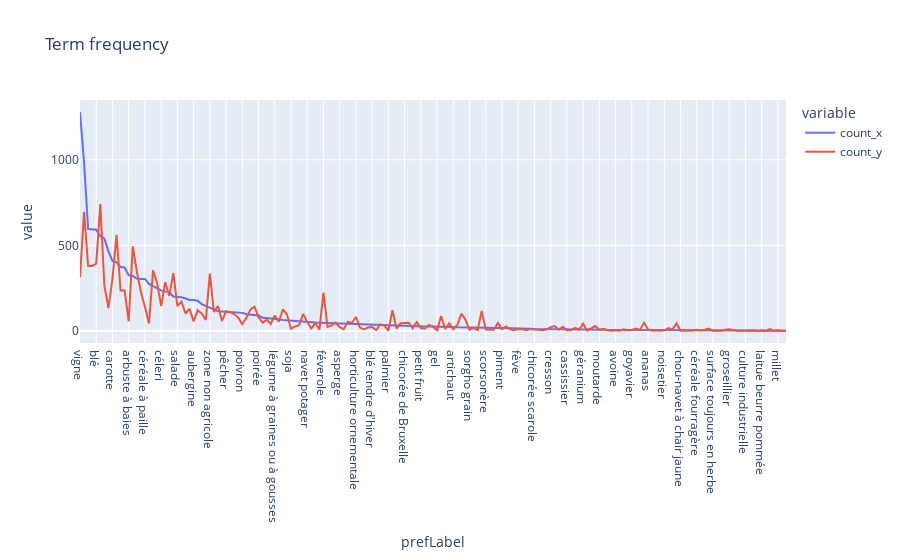

The code cell stored with this chart in its notebook:
### Code cell
fig = px.line(result, x="prefLabel", y=["count_x", "count_y"], title='Term frequency')
fig.show()

### Figure 1 — Plotly figure (JSON) as saved in the notebook; plotly's stock layout.template omitted (floating-point values rounded to 4 significant figures; data arrays with more than 128 entries replaced by an {"elided": "..."} marker saying what was removed)
{"data": [{"hovertemplate": "variable=count_x<br>prefLabel=%{x}<br>value=%{y}<extra></extra>", "legendgroup": "count_x", "line": {"color": "#636efa", "dash": "solid"}, "mode": "lines", "name": "count_x", "orientation": "v", "showlegend": true, "type": "scatter", "x": {"elided": "175 str values"}, "xaxis": "x", "y": {"elided": "175 int values"}, "yaxis": "y"}, {"hovertemplate": "variable=count_y<br>prefLabel=%{x}<br>value=%{y}<extra></extra>", "legendgroup": "count_y", "line": {"color": "#EF553B", "dash": "solid"}, "mode": "lines", "name": "count_y", "orientation": "v", "showlegend": true, "type": "scatter", "x": {"elided": "175 str values"}, "xaxis": "x", "y": {"elided": "175 int values"}, "yaxis": "y"}], "layout": {"legend": {"title": {"text": "variable"}, "tracegroupgap": 0}, "title": {"text": "Term frequency"}, "xaxis": {"anchor": "y", "domain": [0, 1], "title": {"text": "prefLabel"}}, "yaxis": {"anchor": "x", "domain": [0, 1], "title": {"text": "value"}}}}
